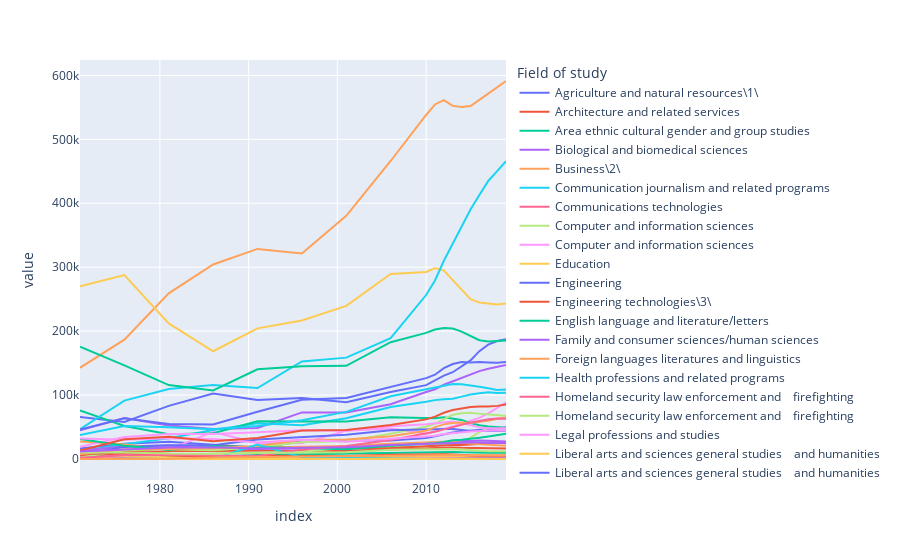

Notebook cell for this chart:
### Code cell
import plotly.express as px
fig = px.line(df)
fig.show()

### Figure 1 — Plotly figure (JSON) as saved in the notebook; plotly's stock layout.template omitted (floating-point values rounded to 4 significant figures)
{"data": [{"hovertemplate": "Field of study=Agriculture and natural resources\\1\\<br>index=%{x}<br>value=%{y}<extra></extra>", "legendgroup": "Agriculture and natural resources\\1\\", "line": {"color": "#636efa", "dash": "solid"}, "mode": "lines", "name": "Agriculture and natural resources\\1\\", "orientation": "v", "showlegend": true, "type": "scatter", "x": [1971, 1976, 1981, 1986, 1991, 1996, 2001, 2006, 2010, 2011, 2012, 2013, 2014, 2015, 2016, 2017, 2018, 2019], "xaxis": "x", "y": [16215, 23670, 26956, 21782, 17604, 27235, 28769, 28899, 32707, 35642, 38695, 41339, 43076, 44265, 45223, 46138, 47780, 49359], "yaxis": "y"}, {"hovertemplate": "Field of study=Architecture and related services<br>index=%{x}<br>value=%{y}<extra></extra>", "legendgroup": "Architecture and related services", "line": {"color": "#EF553B", "dash": "solid"}, "mode": "lines", "name": "Architecture and related services", "orientation": "v", "showlegend": true, "type": "scatter", "x": [1971, 1976, 1981, 1986, 1991, 1996, 2001, 2006, 2010, 2011, 2012, 2013, 2014, 2015, 2016, 2017, 2018, 2019], "xaxis": "x", "y": [7311, 12443, 12701, 12452, 13406, 12486, 12935, 15459, 17541, 17824, 18430, 18099, 17444, 17368, 17061, 16753, 16005, 16372], "yaxis": "y"}, {"hovertemplate": "Field of study=Area ethnic cultural gender and group studies<br>index=%{x}<br>value=%{y}<extra></extra>", "legendgroup": "Area ethnic cultural gender and group studies", "line": {"color": "#00cc96", "dash": "solid"}, "mode": "lines", "name": "Area ethnic cultural gender and group studies", "orientation": "v", "showlegend": true, "type": "scatter", "x": [1971, 1976, 1981, 1986, 1991, 1996, 2001, 2006, 2010, 2011, 2012, 2013, 2014, 2015, 2016, 2017, 2018, 2019], "xaxis": "x", "y": [3754, 4756, 3850, 4092, 6168, 7468, 7931, 10184, 10648, 11146, 11477, 11038, 10455, 9942, 9930, 9786, 9727, 9684], "yaxis": "y"}, {"hovertemplate": "Field of study=Biological and biomedical sciences<br>index=%{x}<br>value=%{y}<extra></extra>", "legendgroup": "Biological and biomedical sciences", "line": {"color": "#ab63fa", "dash": "solid"}, "mode": "lines", "name": "Biological and biomedical sciences", "orientation": "v", "showlegend": true, "type": "scatter", "x": [1971, 1976, 1981, 1986, 1991, 1996, 2001, 2006, 2010, 2011, 2012, 2013, 2014, 2015, 2016, 2017, 2018, 2019], "xaxis": "x", "y": [44933, 63958, 52484, 46864, 48468, 72857, 72818, 85547, 104793, 109001, 116204, 121636, 126923, 132612, 137450, 141137, 144059, 147259], "yaxis": "y"}, {"hovertemplate": "Field of study=Business\\2\\<br>index=%{x}<br>value=%{y}<extra></extra>", "legendgroup": "Business\\2\\", "line": {"color": "#FFA15A", "dash": "solid"}, "mode": "lines", "name": "Business\\2\\", "orientation": "v", "showlegend": true, "type": "scatter", "x": [1971, 1976, 1981, 1986, 1991, 1996, 2001, 2006, 2010, 2011, 2012, 2013, 2014, 2015, 2016, 2017, 2018, 2019], "xaxis": "x", "y": [142660, 186669, 259217, 304299, 328605, 321543, 380297, 466150, 538116, 554597, 561379, 552332, 550535, 552093, 561850, 571849, 581769, 591289], "yaxis": "y"}, {"hovertemplate": "Field of study=Communication journalism and related programs <br>index=%{x}<br>value=%{y}<extra></extra>", "legendgroup": "Communication journalism and related programs ", "line": {"color": "#19d3f3", "dash": "solid"}, "mode": "lines", "name": "Communication journalism and related programs ", "orientation": "v", "showlegend": true, "type": "scatter", "x": [1971, 1976, 1981, 1986, 1991, 1996, 2001, 2006, 2010, 2011, 2012, 2013, 2014, 2015, 2016, 2017, 2018, 2019], "xaxis": "x", "y": [12239, 23202, 32495, 45378, 56032, 52738, 63599, 81225, 89480, 92110, 93339, 94190, 97576, 100883, 102856, 104528, 103196, 103574], "yaxis": "y"}, {"hovertemplate": "Field of study=Communications technologies <br>index=%{x}<br>value=%{y}<extra></extra>", "legendgroup": "Communications technologies ", "line": {"color": "#FF6692", "dash": "solid"}, "mode": "lines", "name": "Communications technologies ", "orientation": "v", "showlegend": true, "type": "scatter", "x": [1971, 1976, 1981, 1986, 1991, 1996, 2001, 2006, 2010, 2011, 2012, 2013, 2014, 2015, 2016, 2017, 2018, 2019], "xaxis": "x", "y": [564, 1410, 2074, 1793, 1614, 1341, 1607, 3511, 5248, 5361, 5484, 5564, 5571, 5689, 5319, 5154, 4760, 4979], "yaxis": "y"}, {"hovertemplate": "Field of study=Computer and information sciences<br>index=%{x}<br>value=%{y}<extra></extra>", "legendgroup": "Computer and information sciences", "line": {"color": "#B6E880", "dash": "solid"}, "mode": "lines", "name": "Computer and information sciences", "orientation": "v", "showlegend": true, "type": "scatter", "x": [1971, 1976, 1981, 1986, 1991, 1996, 2001, 2006, 2010, 2011, 2012, 2013, 2014, 2015, 2016, 2017, 2018, 2019], "xaxis": "x", "y": [1716, 2847, 4470, 8414, 10000, 11448, 17679, 18611, 19554, 21104, 22623, 24616, 26496, 33473, 42119, 48535, 48485, 47891], "yaxis": "y"}, {"hovertemplate": "Field of study=Computer and information sciences <br>index=%{x}<br>value=%{y}<extra></extra>", "legendgroup": "Computer and information sciences ", "line": {"color": "#FF97FF", "dash": "solid"}, "mode": "lines", "name": "Computer and information sciences ", "orientation": "v", "showlegend": true, "type": "scatter", "x": [1971, 1976, 1981, 1986, 1991, 1996, 2001, 2006, 2010, 2011, 2012, 2013, 2014, 2015, 2016, 2017, 2018, 2019], "xaxis": "x", "y": [2388, 5652, 15121, 42337, 25159, 24506, 44142, 47702, 39593, 43066, 47406, 50961, 55271, 59586, 64402, 71416, 79597, 88633], "yaxis": "y"}, {"hovertemplate": "Field of study=Education<br>index=%{x}<br>value=%{y}<extra></extra>", "legendgroup": "Education", "line": {"color": "#FECB52", "dash": "solid"}, "mode": "lines", "name": "Education", "orientation": "v", "showlegend": true, "type": "scatter", "x": [1971, 1976, 1981, 1986, 1991, 1996, 2001, 2006, 2010, 2011, 2012, 2013, 2014, 2015, 2016, 2017, 2018, 2019], "xaxis": "x", "y": [270014, 287700, 212066, 168573, 204348, 216566, 239571, 289441, 292689, 298777, 294821, 279922, 264422, 249949, 244851, 243446, 241747, 243398], "yaxis": "y"}, {"hovertemplate": "Field of study=Engineering<br>index=%{x}<br>value=%{y}<extra></extra>", "legendgroup": "Engineering", "line": {"color": "#636efa", "dash": "solid"}, "mode": "lines", "name": "Engineering", "orientation": "v", "showlegend": true, "type": "scatter", "x": [1971, 1976, 1981, 1986, 1991, 1996, 2001, 2006, 2010, 2011, 2012, 2013, 2014, 2015, 2016, 2017, 2018, 2019], "xaxis": "x", "y": [65534, 58077, 83133, 102364, 92218, 95261, 88868, 104929, 115496, 123389, 130416, 135763, 144555, 154208, 168700, 178868, 184493, 187512], "yaxis": "y"}, {"hovertemplate": "Field of study=Engineering technologies\\3\\<br>index=%{x}<br>value=%{y}<extra></extra>", "legendgroup": "Engineering technologies\\3\\", "line": {"color": "#EF553B", "dash": "solid"}, "mode": "lines", "name": "Engineering technologies\\3\\", "orientation": "v", "showlegend": true, "type": "scatter", "x": [1971, 1976, 1981, 1986, 1991, 1996, 2001, 2006, 2010, 2011, 2012, 2013, 2014, 2015, 2016, 2017, 2018, 2019], "xaxis": "x", "y": [5283, 8273, 12046, 20360, 18313, 17933, 16735, 17181, 20403, 21312, 22210, 22029, 21881, 22700, 23359, 25674, 26186, 26067], "yaxis": "y"}, {"hovertemplate": "Field of study=English language and literature/letters<br>index=%{x}<br>value=%{y}<extra></extra>", "legendgroup": "English language and literature/letters", "line": {"color": "#00cc96", "dash": "solid"}, "mode": "lines", "name": "English language and literature/letters", "orientation": "v", "showlegend": true, "type": "scatter", "x": [1971, 1976, 1981, 1986, 1991, 1996, 2001, 2006, 2010, 2011, 2012, 2013, 2014, 2015, 2016, 2017, 2018, 2019], "xaxis": "x", "y": [75909, 51565, 38704, 40313, 58904, 58980, 58662, 65193, 63765, 63573, 65130, 63533, 61151, 56197, 52780, 50905, 49597, 48826], "yaxis": "y"}, {"hovertemplate": "Field of study=Family and consumer sciences/human sciences<br>index=%{x}<br>value=%{y}<extra></extra>", "legendgroup": "Family and consumer sciences/human sciences", "line": {"color": "#ab63fa", "dash": "solid"}, "mode": "lines", "name": "Family and consumer sciences/human sciences", "orientation": "v", "showlegend": true, "type": "scatter", "x": [1971, 1976, 1981, 1986, 1991, 1996, 2001, 2006, 2010, 2011, 2012, 2013, 2014, 2015, 2016, 2017, 2018, 2019], "xaxis": "x", "y": [12742, 19766, 21187, 16165, 15690, 16440, 18613, 23098, 24720, 25676, 26921, 27536, 28106, 28067, 28991, 28692, 27939, 27534], "yaxis": "y"}, {"hovertemplate": "Field of study=Foreign languages literatures and linguistics<br>index=%{x}<br>value=%{y}<extra></extra>", "legendgroup": "Foreign languages literatures and linguistics", "line": {"color": "#FFA15A", "dash": "solid"}, "mode": "lines", "name": "Foreign languages literatures and linguistics", "orientation": "v", "showlegend": true, "type": "scatter", "x": [1971, 1976, 1981, 1986, 1991, 1996, 2001, 2006, 2010, 2011, 2012, 2013, 2014, 2015, 2016, 2017, 2018, 2019], "xaxis": "x", "y": [27552, 22745, 15503, 15008, 17875, 19295, 20241, 24006, 26354, 26590, 26814, 26659, 25044, 24302, 23121, 22082, 21431, 20883], "yaxis": "y"}, {"hovertemplate": "Field of study=Health professions and related programs <br>index=%{x}<br>value=%{y}<extra></extra>", "legendgroup": "Health professions and related programs ", "line": {"color": "#19d3f3", "dash": "solid"}, "mode": "lines", "name": "Health professions and related programs ", "orientation": "v", "showlegend": true, "type": "scatter", "x": [1971, 1976, 1981, 1986, 1991, 1996, 2001, 2006, 2010, 2011, 2012, 2013, 2014, 2015, 2016, 2017, 2018, 2019], "xaxis": "x", "y": [46541, 91316, 109436, 115834, 111071, 152685, 158575, 189142, 256485, 279255, 310127, 336274, 363640, 390284, 412944, 434914, 450262, 465819], "yaxis": "y"}, {"hovertemplate": "Field of study=Homeland security law enforcement and\n   firefighting<br>index=%{x}<br>value=%{y}<extra></extra>", "legendgroup": "Homeland security law enforcement and\n   firefighting", "line": {"color": "#FF6692", "dash": "solid"}, "mode": "lines", "name": "Homeland security law enforcement and\n   firefighting", "orientation": "v", "showlegend": true, "type": "scatter", "x": [1971, 1976, 1981, 1986, 1991, 1996, 2001, 2006, 2010, 2011, 2012, 2013, 2014, 2015, 2016, 2017, 2018, 2019], "xaxis": "x", "y": [1, 9, 21, 21, 28, 38, 44, 80, 106, 131, 117, 147, 152, 193, 205, 177, 150, 250], "yaxis": "y"}, {"hovertemplate": "Field of study=Homeland security law enforcement and\n   firefighting <br>index=%{x}<br>value=%{y}<extra></extra>", "legendgroup": "Homeland security law enforcement and\n   firefighting ", "line": {"color": "#B6E880", "dash": "solid"}, "mode": "lines", "name": "Homeland security law enforcement and\n   firefighting ", "orientation": "v", "showlegend": true, "type": "scatter", "x": [1971, 1976, 1981, 1986, 1991, 1996, 2001, 2006, 2010, 2011, 2012, 2013, 2014, 2015, 2016, 2017, 2018, 2019], "xaxis": "x", "y": [2239, 13704, 15245, 13778, 17914, 26622, 27725, 39596, 50330, 55033, 62511, 69132, 71726, 72366, 70934, 69762, 68414, 67642], "yaxis": "y"}, {"hovertemplate": "Field of study=Legal professions and studies<br>index=%{x}<br>value=%{y}<extra></extra>", "legendgroup": "Legal professions and studies", "line": {"color": "#FF97FF", "dash": "solid"}, "mode": "lines", "name": "Legal professions and studies", "orientation": "v", "showlegend": true, "type": "scatter", "x": [1971, 1976, 1981, 1986, 1991, 1996, 2001, 2006, 2010, 2011, 2012, 2013, 2014, 2015, 2016, 2017, 2018, 2019], "xaxis": "x", "y": [18941, 34342, 38999, 39045, 41919, 44793, 44010, 51324, 54280, 55757, 58045, 58684, 56336, 52673, 49458, 48069, 47818, 48115], "yaxis": "y"}, {"hovertemplate": "Field of study=Liberal arts and sciences general studies\n   and humanities<br>index=%{x}<br>value=%{y}<extra></extra>", "legendgroup": "Liberal arts and sciences general studies\n   and humanities", "line": {"color": "#FECB52", "dash": "solid"}, "mode": "lines", "name": "Liberal arts and sciences general studies\n   and humanities", "orientation": "v", "showlegend": true, "type": "scatter", "x": [1971, 1976, 1981, 1986, 1991, 1996, 2001, 2006, 2010, 2011, 2012, 2013, 2014, 2015, 2016, 2017, 2018, 2019], "xaxis": "x", "y": [917, 2795, 2496, 1676, 2283, 2853, 3295, 3786, 3918, 4092, 3885, 3362, 3092, 2890, 2703, 2580, 2566, 2218], "yaxis": "y"}, {"hovertemplate": "Field of study=Liberal arts and sciences general studies\n   and humanities <br>index=%{x}<br>value=%{y}<extra></extra>", "legendgroup": "Liberal arts and sciences general studies\n   and humanities ", "line": {"color": "#636efa", "dash": "solid"}, "mode": "lines", "name": "Liberal arts and sciences general studies\n   and humanities ", "orientation": "v", "showlegend": true, "type": "scatter", "x": [1971, 1976, 1981, 1986, 1991, 1996, 2001, 2006, 2010, 2011, 2012, 2013, 2014, 2015, 2016, 2017, 2018, 2019], "xaxis": "x", "y": [7481, 18855, 21643, 21336, 30526, 33997, 37962, 44898, 46963, 46717, 46961, 46790, 45281, 43649, 43669, 44103, 44262, 44222], "yaxis": "y"}, {"hovertemplate": "Field of study=Library science <br>index=%{x}<br>value=%{y}<extra></extra>", "legendgroup": "Library science ", "line": {"color": "#EF553B", "dash": "solid"}, "mode": "lines", "name": "Library science ", "orientation": "v", "showlegend": true, "type": "scatter", "x": [1971, 1976, 1981, 1986, 1991, 1996, 2001, 2006, 2010, 2011, 2012, 2013, 2014, 2015, 2016, 2017, 2018, 2019], "xaxis": "x", "y": [8053, 8951, 5305, 3781, 4909, 5210, 4837, 6568, 7597, 7875, 7598, 7135, 6019, 5402, 5065, 4984, 5088, 5302], "yaxis": "y"}, {"hovertemplate": "Field of study=Mathematics and statistics <br>index=%{x}<br>value=%{y}<extra></extra>", "legendgroup": "Mathematics and statistics ", "line": {"color": "#00cc96", "dash": "solid"}, "mode": "lines", "name": "Mathematics and statistics ", "orientation": "v", "showlegend": true, "type": "scatter", "x": [1971, 1976, 1981, 1986, 1991, 1996, 2001, 2006, 2010, 2011, 2012, 2013, 2014, 2015, 2016, 2017, 2018, 2019], "xaxis": "x", "y": [31191, 20697, 14373, 19995, 18920, 17522, 15377, 20782, 23264, 24634, 26756, 29229, 30123, 31244, 33084, 35082, 37706, 39529], "yaxis": "y"}, {"hovertemplate": "Field of study=Military technologies and applied sciences <br>index=%{x}<br>value=%{y}<extra></extra>", "legendgroup": "Military technologies and applied sciences ", "line": {"color": "#ab63fa", "dash": "solid"}, "mode": "lines", "name": "Military technologies and applied sciences ", "orientation": "v", "showlegend": true, "type": "scatter", "x": [1971, 1976, 1981, 1986, 1991, 1996, 2001, 2006, 2010, 2011, 2012, 2013, 2014, 2015, 2016, 2017, 2018, 2019], "xaxis": "x", "y": [359, 952, 85, 338, 183, 143, 21, 33, 56, 64, 115, 137, 214, 347, 510, 743, 1010, 1339], "yaxis": "y"}, {"hovertemplate": "Field of study=Multi/interdisciplinary studies <br>index=%{x}<br>value=%{y}<extra></extra>", "legendgroup": "Multi/interdisciplinary studies ", "line": {"color": "#FFA15A", "dash": "solid"}, "mode": "lines", "name": "Multi/interdisciplinary studies ", "orientation": "v", "showlegend": true, "type": "scatter", "x": [1971, 1976, 1981, 1986, 1991, 1996, 2001, 2006, 2010, 2011, 2012, 2013, 2014, 2015, 2016, 2017, 2018, 2019], "xaxis": "x", "y": [7349, 15148, 15578, 16975, 20159, 30147, 30403, 35579, 44295, 49895, 54190, 56341, 57281, 56496, 58236, 59749, 63054, 64919], "yaxis": "y"}, {"hovertemplate": "Field of study=Other and not classified<br>index=%{x}<br>value=%{y}<extra></extra>", "legendgroup": "Other and not classified", "line": {"color": "#19d3f3", "dash": "solid"}, "mode": "lines", "name": "Other and not classified", "orientation": "v", "showlegend": true, "type": "scatter", "x": [1971, 1976, 1981, 1986, 1991, 1996, 2001, 2006, 2010, 2011, 2012, 2013, 2014, 2015, 2016, 2017, 2018, 2019], "xaxis": "x", "y": [0, 0, 0, 0, 22528, 2543, 1374, 0, 0, 0, 0, 0, 0, 0, 0, 0, 0, 0], "yaxis": "y"}, {"hovertemplate": "Field of study=Parks recreation leisure and fitness studies<br>index=%{x}<br>value=%{y}<extra></extra>", "legendgroup": "Parks recreation leisure and fitness studies", "line": {"color": "#FF6692", "dash": "solid"}, "mode": "lines", "name": "Parks recreation leisure and fitness studies", "orientation": "v", "showlegend": true, "type": "scatter", "x": [1971, 1976, 1981, 1986, 1991, 1996, 2001, 2006, 2010, 2011, 2012, 2013, 2014, 2015, 2016, 2017, 2018, 2019], "xaxis": "x", "y": [1841, 5768, 6414, 5232, 4826, 14762, 20479, 29677, 39215, 42737, 46333, 50062, 53973, 56973, 59511, 62262, 63195, 62846], "yaxis": "y"}, {"hovertemplate": "Field of study=Philosophy and religious studies <br>index=%{x}<br>value=%{y}<extra></extra>", "legendgroup": "Philosophy and religious studies ", "line": {"color": "#B6E880", "dash": "solid"}, "mode": "lines", "name": "Philosophy and religious studies ", "orientation": "v", "showlegend": true, "type": "scatter", "x": [1971, 1976, 1981, 1986, 1991, 1996, 2001, 2006, 2010, 2011, 2012, 2013, 2014, 2015, 2016, 2017, 2018, 2019], "xaxis": "x", "y": [10030, 10361, 8418, 8069, 9358, 9454, 10703, 14297, 15215, 15473, 15426, 15520, 14792, 13745, 12661, 12156, 12064, 12009], "yaxis": "y"}, {"hovertemplate": "Field of study=Physical sciences and science technologies<br>index=%{x}<br>value=%{y}<extra></extra>", "legendgroup": "Physical sciences and science technologies", "line": {"color": "#FF97FF", "dash": "solid"}, "mode": "lines", "name": "Physical sciences and science technologies", "orientation": "v", "showlegend": true, "type": "scatter", "x": [1971, 1976, 1981, 1986, 1991, 1996, 2001, 2006, 2010, 2011, 2012, 2013, 2014, 2015, 2016, 2017, 2018, 2019], "xaxis": "x", "y": [32070, 30274, 32287, 31092, 25863, 30215, 27127, 31226, 34512, 36386, 38945, 40581, 42097, 42965, 43671, 44435, 44919, 44567], "yaxis": "y"}, {"hovertemplate": "Field of study=Precision production <br>index=%{x}<br>value=%{y}<extra></extra>", "legendgroup": "Precision production ", "line": {"color": "#FECB52", "dash": "solid"}, "mode": "lines", "name": "Precision production ", "orientation": "v", "showlegend": true, "type": "scatter", "x": [1971, 1976, 1981, 1986, 1991, 1996, 2001, 2006, 2010, 2011, 2012, 2013, 2014, 2015, 2016, 2017, 2018, 2019], "xaxis": "x", "y": [0, 0, 0, 2, 2, 20, 33, 64, 39, 48, 48, 45, 52, 52, 61, 46, 56, 59], "yaxis": "y"}, {"hovertemplate": "Field of study=Psychology<br>index=%{x}<br>value=%{y}<extra></extra>", "legendgroup": "Psychology", "line": {"color": "#636efa", "dash": "solid"}, "mode": "lines", "name": "Psychology", "orientation": "v", "showlegend": true, "type": "scatter", "x": [1971, 1976, 1981, 1986, 1991, 1996, 2001, 2006, 2010, 2011, 2012, 2013, 2014, 2015, 2016, 2017, 2018, 2019], "xaxis": "x", "y": [46048, 63602, 54867, 54066, 73936, 92709, 95275, 112828, 126518, 131819, 142087, 148559, 151872, 150928, 151632, 151100, 150629, 151885], "yaxis": "y"}, {"hovertemplate": "Field of study=Public administration and social services <br>index=%{x}<br>value=%{y}<extra></extra>", "legendgroup": "Public administration and social services ", "line": {"color": "#EF553B", "dash": "solid"}, "mode": "lines", "name": "Public administration and social services ", "orientation": "v", "showlegend": true, "type": "scatter", "x": [1971, 1976, 1981, 1986, 1991, 1996, 2001, 2006, 2010, 2011, 2012, 2013, 2014, 2015, 2016, 2017, 2018, 2019], "xaxis": "x", "y": [13425, 30941, 34872, 27961, 32685, 44577, 45289, 53182, 61999, 66264, 72322, 76520, 79038, 81435, 82253, 81938, 83094, 85354], "yaxis": "y"}, {"hovertemplate": "Field of study=Social sciences and history <br>index=%{x}<br>value=%{y}<extra></extra>", "legendgroup": "Social sciences and history ", "line": {"color": "#00cc96", "dash": "solid"}, "mode": "lines", "name": "Social sciences and history ", "orientation": "v", "showlegend": true, "type": "scatter", "x": [1971, 1976, 1981, 1986, 1991, 1996, 2001, 2006, 2010, 2011, 2012, 2013, 2014, 2015, 2016, 2017, 2018, 2019], "xaxis": "x", "y": [175523, 146506, 115580, 107359, 140352, 145251, 145757, 182750, 197254, 202644, 205022, 203968, 199353, 192332, 185778, 183807, 184522, 185473], "yaxis": "y"}, {"hovertemplate": "Field of study=Theology and religious vocations <br>index=%{x}<br>value=%{y}<extra></extra>", "legendgroup": "Theology and religious vocations ", "line": {"color": "#ab63fa", "dash": "solid"}, "mode": "lines", "name": "Theology and religious vocations ", "orientation": "v", "showlegend": true, "type": "scatter", "x": [1971, 1976, 1981, 1986, 1991, 1996, 2001, 2006, 2010, 2011, 2012, 2013, 2014, 2015, 2016, 2017, 2018, 2019], "xaxis": "x", "y": [11779, 15476, 18142, 18521, 16373, 17718, 18282, 21735, 23638, 24617, 25091, 25834, 25873, 25918, 25964, 25004, 25372, 24795], "yaxis": "y"}, {"hovertemplate": "Field of study=Transportation and materials moving<br>index=%{x}<br>value=%{y}<extra></extra>", "legendgroup": "Transportation and materials moving", "line": {"color": "#FFA15A", "dash": "solid"}, "mode": "lines", "name": "Transportation and materials moving", "orientation": "v", "showlegend": true, "type": "scatter", "x": [1971, 1976, 1981, 1986, 1991, 1996, 2001, 2006, 2010, 2011, 2012, 2013, 2014, 2015, 2016, 2017, 2018, 2019], "xaxis": "x", "y": [0, 225, 263, 2295, 3028, 4480, 4504, 6133, 6072, 6331, 6578, 6106, 5838, 5706, 5450, 5558, 5755, 5837], "yaxis": "y"}, {"hovertemplate": "Field of study=Visual and performing arts<br>index=%{x}<br>value=%{y}<extra></extra>", "legendgroup": "Visual and performing arts", "line": {"color": "#19d3f3", "dash": "solid"}, "mode": "lines", "name": "Visual and performing arts", "orientation": "v", "showlegend": true, "type": "scatter", "x": [1971, 1976, 1981, 1986, 1991, 1996, 2001, 2006, 2010, 2011, 2012, 2013, 2014, 2015, 2016, 2017, 2018, 2019], "xaxis": "x", "y": [37690, 51575, 49762, 46383, 51681, 60643, 73719, 98206, 108959, 111862, 114841, 117482, 117061, 115389, 112840, 110581, 107934, 108688], "yaxis": "y"}], "layout": {"legend": {"title": {"text": "Field of study"}, "tracegroupgap": 0}, "margin": {"t": 60}, "xaxis": {"anchor": "y", "domain": [0, 1], "title": {"text": "index"}}, "yaxis": {"anchor": "x", "domain": [0, 1], "title": {"text": "value"}}}}
